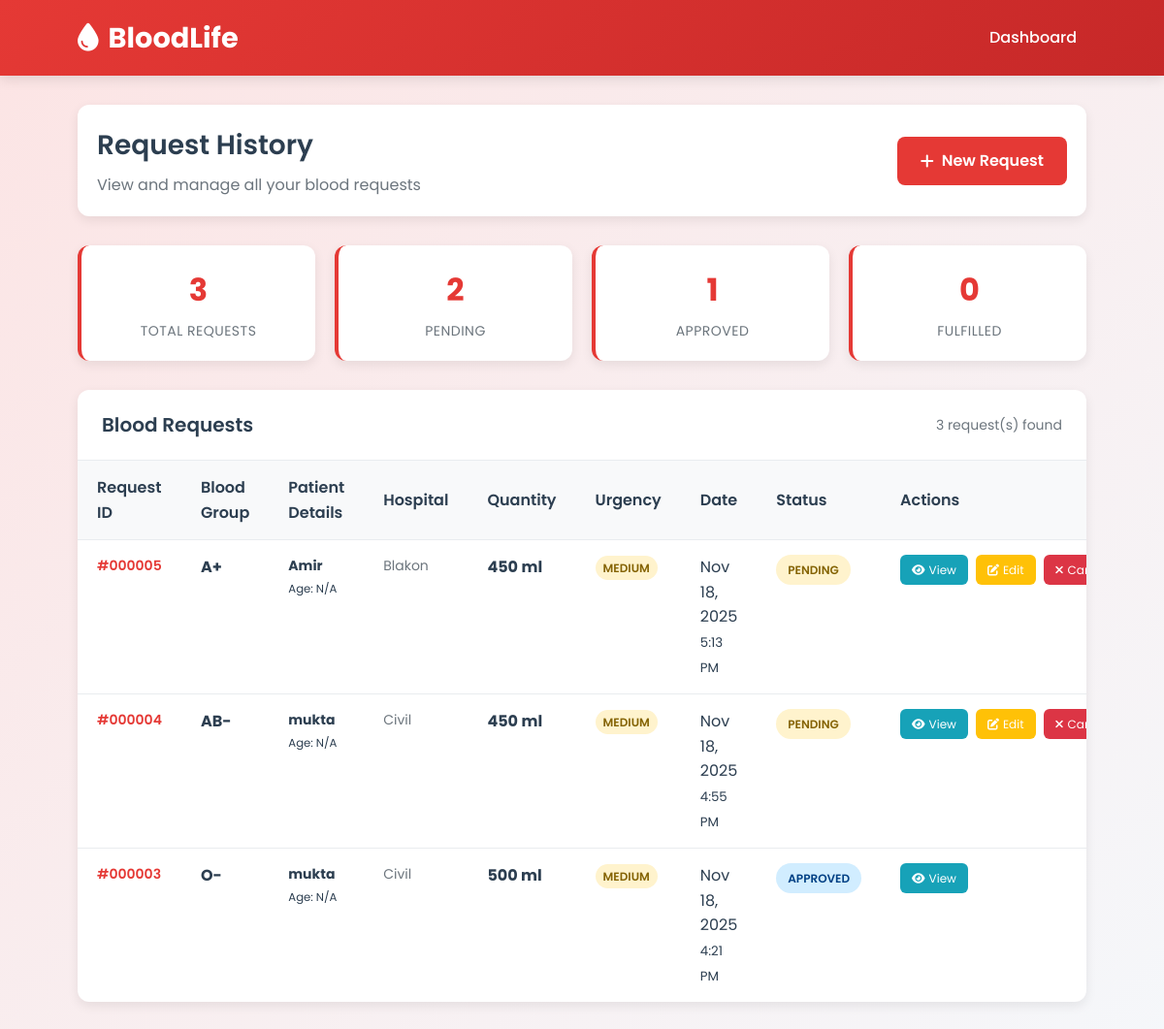
Page /seeker/request_history.php (signed in) on the committed database.
### tables this page shows
CREATE TABLE `blood_requests` (
  `id` int(11) NOT NULL,
  `seeker_id` int(11) DEFAULT NULL,
  `blood_group` enum('A+','A-','B+','B-','AB+','AB-','O+','O-') NOT NULL,
  `quantity_ml` int(11) NOT NULL,
  `urgency_level` enum('low','medium','high','critical') NOT NULL,
  `hospital_name` varchar(255) DEFAULT NULL,
  `patient_name` varchar(100) DEFAULT NULL,
  `reason` text DEFAULT NULL,
  `status` enum('pending','approved','rejected','fulfilled') DEFAULT 'pending',
  `created_at` timestamp NOT NULL DEFAULT current_timestamp()
);

### seeker/request_history.php (the view, shortened to what this page needs)
<?php
$database = new Database();
$db = $database->getConnection();
$user_id = $_SESSION['user_id'];
$query = "SELECT * FROM blood_requests WHERE seeker_id = :user_id";
$params = [':user_id' => $user_id];
$query .= " ORDER BY created_at DESC";
$stmt = $db->prepare($query);
foreach ($params as $key => $value) {
    $stmt->bindValue($key, $value);
}
$stmt->execute();
$requests = $stmt->fetchAll(PDO::FETCH_ASSOC);
$stats_query = "SELECT
    COUNT(*) as total,
    SUM(CASE WHEN status = 'pending' THEN 1 ELSE 0 END) as pending,
    SUM(CASE WHEN status = 'approved' THEN 1 ELSE 0 END) as approved,
    SUM(CASE WHEN status = 'rejected' THEN 1 ELSE 0 END) as rejected,
    SUM(CASE WHEN status = 'fulfilled' THEN 1 ELSE 0 END) as fulfilled
    FROM blood_requests WHERE seeker_id = :user_id";
$stats_stmt = $db->prepare($stats_query);
$stats_stmt->bindParam(":user_id", $user_id);
$stats_stmt->execute();
$stats = $stats_stmt->fetch(PDO::FETCH_ASSOC);
?>
<!DOCTYPE html>
<html lang="en">
<head>
    <link rel="stylesheet" href="../assets/css/style.css">
    <link rel="stylesheet" href="https://cdnjs.cloudflare.com/ajax/libs/font-awesome/6.4.0/css/all.min.css">
</head>
<body>
    <header>
        <div class="container">
            <div class="header-content">
                <div class="logo">
                    <i class="fas fa-tint"></i>
                    <span>BloodLife</span>
                </div>
                <nav>
                    <ul>
                        <li><a href="dashboard.php">Dashboard</a></li>
                    </ul>
                </nav>
            </div>
        </div>
    </header>
    <div class="container">
        <div class="page-header">
            <div class="page-title">
                <h1>Request History</h1>
                <p>View and manage all your blood requests</p>
            </div>
            <a href="request_blood.php" class="new-request-btn">
                <i class="fas fa-plus"></i> New Request
            </a>
        </div>
        <div class="stats-overview">
            <div class="stat-card">
                <div class="stat-number"><?php echo $stats['total'] ?? 0; ?></div>
                <div class="stat-label">Total Requests</div>
            </div>
            <div class="stat-card">
                <div class="stat-number"><?php echo $stats['pending'] ?? 0; ?></div>
                <div class="stat-label">Pending</div>
            </div>
            <div class="stat-card">
                <div class="stat-number"><?php echo $stats['approved'] ?? 0; ?></div>
                <div class="stat-label">Approved</div>
            </div>
            <div class="stat-card">
                <div class="stat-number"><?php echo $stats['fulfilled'] ?? 0; ?></div>
                <div class="stat-label">Fulfilled</div>
            </div>
        </div>
        <div class="requests-section">
            <div class="section-header">
                <h2>Blood Requests</h2>
                <div class="requests-count">
                    <?php echo count($requests); ?> request(s) found
                </div>
            </div>
            <?php if (count($requests) > 0): ?>
                <div class="table-container">
                    <table class="requests-table">
                        <thead>
                            <tr>
                                <th>Request ID</th>
                                <th>Blood Group</th>
                                <th>Patient Details</th>
                                <th>Hospital</th>
                                <th>Quantity</th>
                                <th>Urgency</th>
                                <th>Date</th>
                                <th>Status</th>
                                <th>Actions</th>
                            </tr>
                        </thead>
                        <tbody>
                            <?php foreach ($requests as $request): ?>
                                <tr>
                                    <td>
                                        <div class="request-id">#<?php echo str_pad($request['id'], 6, '0', STR_PAD_LEFT); ?></div>
                                    </td>
                                    <td>
                                        <div class="blood-group"><?php echo htmlspecialchars($request['blood_group']); ?></div>
                                    </td>
                                    <td>
                                        <div class="patient-info">
                                            <strong><?php echo htmlspecialchars($request['patient_name'] ?? 'N/A'); ?></strong><br>
                                            <small>Age: <?php echo htmlspecialchars($request['patient_age'] ?? 'N/A'); ?></small>
                                        </div>
                                    </td>
                                    <td>
                                        <div class="hospital-info">
                                            <?php echo htmlspecialchars($request['hospital_name'] ?? 'N/A'); ?><br>
                                        </div>
                                    </td>
                                    <td>
                                        <strong><?php echo htmlspecialchars($request['quantity_ml']); ?> ml</strong>
                                    </td>
                                    <td>
                                        <span class="urgency-badge urgency-<?php echo strtolower($request['urgency_level']); ?>">
                                            <?php echo ucfirst($request['urgency_level']); ?>
                                        </span>
                                    </td>
                                    <td>
                                        <?php echo date('M j, Y', strtotime($request['created_at'])); ?><br>
                                        <small><?php echo date('g:i A', strtotime($request['created_at'])); ?></small>
                                    </td>
                                    <td>
                                        <span class="status-badge status-<?php echo $request['status']; ?>">
                                            <?php echo ucfirst($request['status']); ?>
                                        </span>
                                    </td>
                                    <td>
                                        <div class="action-buttons">
                                            <a href="view_request.php?id=<?php echo $request['id']; ?>" class="btn-action btn-view">
                                                <i class="fas fa-eye"></i> View
                                            </a>
                                            <?php if ($request['status'] == 'pending'): ?>
                                                <a href="edit_request.php?id=<?php echo $request['id']; ?>" class="btn-action btn-edit">
                                                    <i class="fas fa-edit"></i> Edit
                                                </a>
                                                <a href="cancel_request.php?id=<?php echo $request['id']; ?>" class="btn-action btn-cancel" onclick="return confirm('Are you sure you want to cancel this request?')">
                                                    <i class="fas fa-times"></i> Cancel
                                                </a>
                                            <?php endif; ?>
                                        </div>
                                    </td>
                                </tr>
                            <?php endforeach; ?>
                        </tbody>
                    </table>
                </div>
            <?php endif; ?>
        </div>
    </div>
</body>
</html>

### assets/css/style.css (style rules this page uses)
* { margin: 0; padding: 0; box-sizing: border-box; }
body { font-family: 'Arial', sans-serif; line-height: 1.6; color: #333; background-color: #f4f4f4; }
.container { width: 90%; max-width: 1200px; margin: 0 auto; padding: 20px; }
header { background: #c00; color: white; padding: 1rem 0; box-shadow: 0 2px 5px rgba(0,0,0,0.1); }
nav { display: flex; justify-content: space-between; align-items: center; }
.logo { font-size: 1.5rem; font-weight: bold; }
.stat-card { background: white; padding: 2rem; border-radius: 10px; box-shadow: 0 5px 15px rgba(0,0,0,0.1); text-align: center; }

### rows in the picture
blood_requests: id "000005", blood_group "A+", patient_name "Amir", patient_age "N/A", hospital_name "Blakon", quantity_ml "450", urgency_level "MEDIUM", created_at "Nov 18, 2025", created_at "5:13 PM", status "PENDING"
blood_requests: id "000004", blood_group "AB-", patient_name "mukta", patient_age "N/A", hospital_name "Civil", quantity_ml "450", urgency_level "MEDIUM", created_at "Nov 18, 2025", created_at "4:55 PM", status "PENDING"
blood_requests: id "000003", blood_group "O-", patient_name "mukta", patient_age "N/A", hospital_name "Civil", quantity_ml "500", urgency_level "MEDIUM", created_at "Nov 18, 2025", created_at "4:21 PM", status "APPROVED"

### other values in the picture
$stats['total'] "3"
$stats['pending'] "2"
$stats['approved'] "1"
$stats['fulfilled'] "0"
count($requests) "3"
